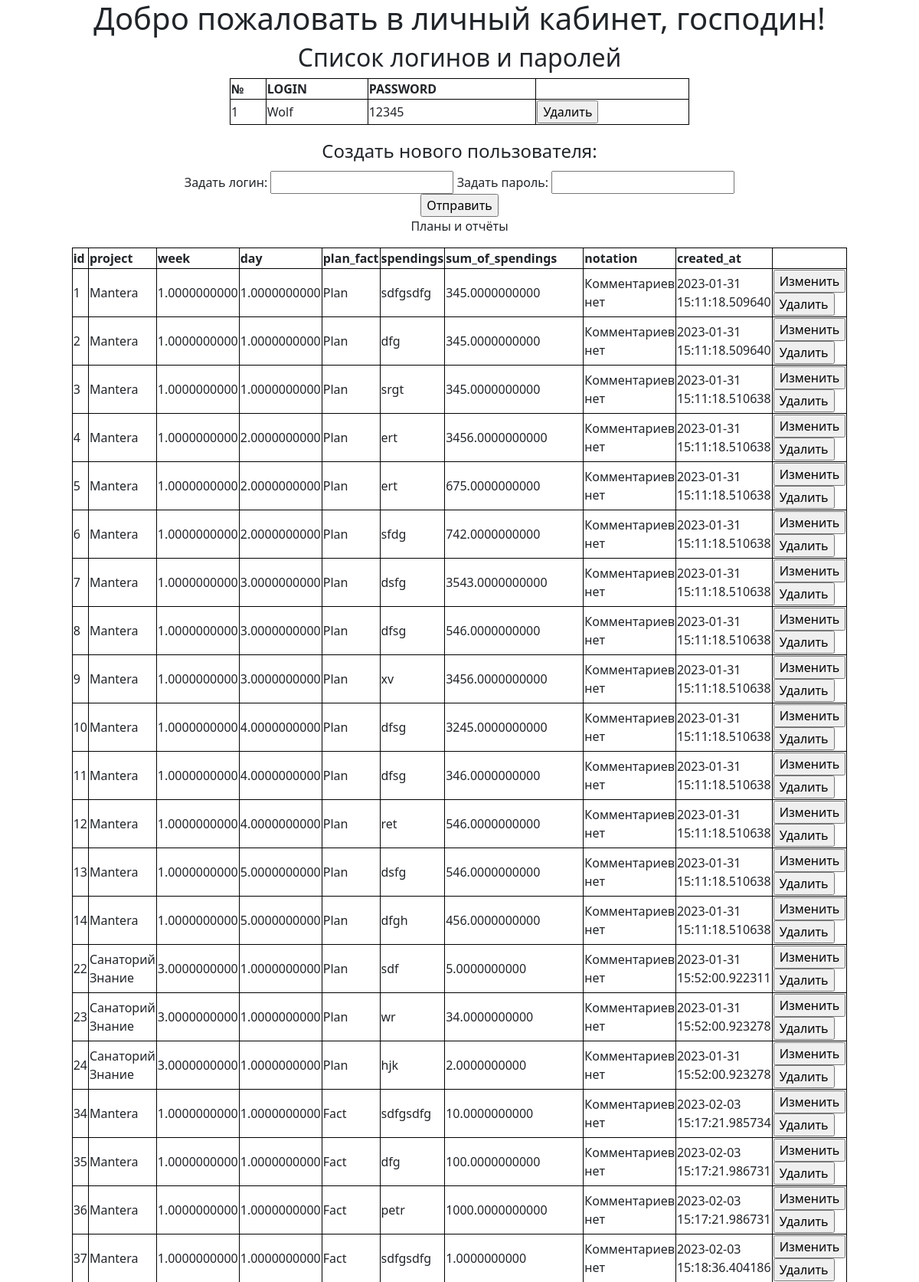
/manager (signed in, upper part), run on the app's committed database.
### models.py (models this page shows)
class LogPassContainer(db.Model, UserMixin):
    id = db.Column(db.Integer, primary_key=True)
    login = db.Column(db.String(120))
    password = db.Column(db.String(120))

class PlansAndReports(db.Model):
    id = db.Column(db.Integer, primary_key=True)
    project = db.Column(db.String(120)) # либо номерной id?
    week = db.Column(db.Numeric)
    day = db.Column(db.Numeric)
    plan_fact = db.Column(db.String(4)) # Либо номерной id? Либо True|False?
    spendings = db.Column(db.String(120))
    sum_of_spendings = db.Column(db.Numeric)
    notation = db.Column(db.String(120), default='Комментариев нет')
    created_at = db.Column(db.DateTime, default=datetime.utcnow)

### controller.py (the view)
@app.route('/manager', methods=['GET', 'POST'])
@login_required
def manager():
    user_data = LogPassContainer.query.all()
    main_data = PlansAndReports.query.all()
    if request.method == 'GET':
        return render_template('manager.html', user_data=user_data, main_data=main_data)

### controller.py (called while the page is built)
@app.after_request
def redirect_to_sign(response):
    if response.status_code == 401:
        return redirect(url_for('auth'))
    return response

### models.py (called while the page is built)
@login_manager.user_loader
def load_user(user_id):
    return LogPassContainer.query.get(user_id)

### templates/manager.html (shortened to what this page needs)
<!DOCTYPE html>
<html lang="ru">
<head>
    <link href="https://cdn.jsdelivr.net/npm/bootstrap@5.0.2/dist/css/bootstrap.min.css" rel="stylesheet">
</head>
<body>
<center>
<h1>Добро пожаловать в личный кабинет, господин!</h1>
<h2>Список логинов и паролей</h2>
<table style="width:50%">
  <tr>
    <th>№</th>
    <th>LOGIN</th>
    <th>PASSWORD</th>
  </tr>
  {%for i in user_data%}
    <tr>
    <td>{{i.id}}</td>
    <td>{{i.login}}</td>
    <td>{{i.password}}</td>
        <td><form method="post" action="{{ url_for('delete_login') }}"><input type="hidden" name="id" value="{{i.id}}">
            <input type="submit" value="Удалить"></form></td>
  </tr>
    {%endfor%}
</table>
<form method="post" action="{{ url_for('create_logins') }}">
   <legend>Создать нового пользователя:</legend>
  <label for="login">Задать логин:</label>
  <input type="text" id="login" name="login">
  <label for="password">Задать пароль:</label>
  <input type="text" id="password" name="password">
    <br>
  <input type="submit" value="Отправить">
</form>
<p>Планы и отчёты</p>
<table style="width:50%">
  <tr>
    <th>id</th>
    <th>project</th>
    <th>week</th>
    <th>day</th>
    <th>plan_fact</th>
    <th>spendings</th>
    <th>sum_of_spendings</th>
    <th>notation</th>
    <th>created_at</th>
  </tr>
  {%for i in main_data%}
    <tr>
    <td>{{i.id}}</td>
    <td>{{i.project}}</td>
    <td>{{i.week}}</td>
    <td>{{i.day}}</td>
    <td>{{i.plan_fact}}</td>
    <td>{{i.spendings}}</td>
    <td>{{i.sum_of_spendings}}</td>
    <td>{{i.notation}}</td>
    <td>{{i.created_at}}</td>
        <td><form method="post" action="{{ url_for('edit_data') }}"><input type="hidden" name="id" value="{{i.id}}">
            <input type="submit" value="Изменить"></form>
            <form method="post" action="{{ url_for('delete_data') }}"><input type="hidden" name="id" value="{{i.id}}">
            <input type="submit" value="Удалить"></form></td>
  </tr>
    {%endfor%}
</table>
<br>
<br>
<br>
</center>
</body>
</html>

### templates/manager.html (style rules this page uses)
table, th, td { border:1px solid black; }

### data on the page
LogPassContainer: id "1", login "Wolf", password "12345"
PlansAndReports: id "1", project "Mantera", week "1.0000000000", day "1.0000000000", plan_fact "Plan", spendings "sdfgsdfg", sum_of_spendings "345.0000000000", notation "Комментариев нет", created_at "2023-01-31 15:11:18.509640"
PlansAndReports: id "2", project "Mantera", week "1.0000000000", day "1.0000000000", plan_fact "Plan", spendings "dfg", sum_of_spendings "345.0000000000", notation "Комментариев нет", created_at "2023-01-31 15:11:18.509640"
PlansAndReports: id "3", project "Mantera", week "1.0000000000", day "1.0000000000", plan_fact "Plan", spendings "srgt", sum_of_spendings "345.0000000000", notation "Комментариев нет", created_at "2023-01-31 15:11:18.510638"
PlansAndReports: id "4", project "Mantera", week "1.0000000000", day "2.0000000000", plan_fact "Plan", spendings "ert", sum_of_spendings "3456.0000000000", notation "Комментариев нет", created_at "2023-01-31 15:11:18.510638"
PlansAndReports: id "5", project "Mantera", week "1.0000000000", day "2.0000000000", plan_fact "Plan", spendings "ert", sum_of_spendings "675.0000000000", notation "Комментариев нет", created_at "2023-01-31 15:11:18.510638"
PlansAndReports: id "6", project "Mantera", week "1.0000000000", day "2.0000000000", plan_fact "Plan", spendings "sfdg", sum_of_spendings "742.0000000000", notation "Комментариев нет", created_at "2023-01-31 15:11:18.510638"
PlansAndReports: id "7", project "Mantera", week "1.0000000000", day "3.0000000000", plan_fact "Plan", spendings "dsfg", sum_of_spendings "3543.0000000000", notation "Комментариев нет", created_at "2023-01-31 15:11:18.510638"
PlansAndReports: id "8", project "Mantera", week "1.0000000000", day "3.0000000000", plan_fact "Plan", spendings "dfsg", sum_of_spendings "546.0000000000", notation "Комментариев нет", created_at "2023-01-31 15:11:18.510638"
PlansAndReports: id "9", project "Mantera", week "1.0000000000", day "3.0000000000", plan_fact "Plan", spendings "xv", sum_of_spendings "3456.0000000000", notation "Комментариев нет", created_at "2023-01-31 15:11:18.510638"
PlansAndReports: id "10", project "Mantera", week "1.0000000000", day "4.0000000000", plan_fact "Plan", spendings "dfsg", sum_of_spendings "3245.0000000000", notation "Комментариев нет", created_at "2023-01-31 15:11:18.510638"
PlansAndReports: id "11", project "Mantera", week "1.0000000000", day "4.0000000000", plan_fact "Plan", spendings "dfsg", sum_of_spendings "346.0000000000", notation "Комментариев нет", created_at "2023-01-31 15:11:18.510638"
PlansAndReports: id "12", project "Mantera", week "1.0000000000", day "4.0000000000", plan_fact "Plan", spendings "ret", sum_of_spendings "546.0000000000", notation "Комментариев нет", created_at "2023-01-31 15:11:18.510638"
PlansAndReports: id "13", project "Mantera", week "1.0000000000", day "5.0000000000", plan_fact "Plan", spendings "dsfg", sum_of_spendings "546.0000000000", notation "Комментариев нет", created_at "2023-01-31 15:11:18.510638"
PlansAndReports: id "14", project "Mantera", week "1.0000000000", day "5.0000000000", plan_fact "Plan", spendings "dfgh", sum_of_spendings "456.0000000000", notation "Комментариев нет", created_at "2023-01-31 15:11:18.510638"
PlansAndReports: id "22", project "Санаторий Знание", week "3.0000000000", day "1.0000000000", plan_fact "Plan", spendings "sdf", sum_of_spendings "5.0000000000", notation "Комментариев нет", created_at "2023-01-31 15:52:00.922311"
PlansAndReports: id "23", project "Санаторий Знание", week "3.0000000000", day "1.0000000000", plan_fact "Plan", spendings "wr", sum_of_spendings "34.0000000000", notation "Комментариев нет", created_at "2023-01-31 15:52:00.923278"
PlansAndReports: id "24", project "Санаторий Знание", week "3.0000000000", day "1.0000000000", plan_fact "Plan", spendings "hjk", sum_of_spendings "2.0000000000", notation "Комментариев нет", created_at "2023-01-31 15:52:00.923278"
PlansAndReports: id "34", project "Mantera", week "1.0000000000", day "1.0000000000", plan_fact "Fact", spendings "sdfgsdfg", sum_of_spendings "10.0000000000", notation "Комментариев нет", created_at "2023-02-03 15:17:21.985734"
PlansAndReports: id "35", project "Mantera", week "1.0000000000", day "1.0000000000", plan_fact "Fact", spendings "dfg", sum_of_spendings "100.0000000000", notation "Комментариев нет", created_at "2023-02-03 15:17:21.986731"
PlansAndReports: id "36", project "Mantera", week "1.0000000000", day "1.0000000000", plan_fact "Fact", spendings "petr", sum_of_spendings "1000.0000000000", notation "Комментариев нет", created_at "2023-02-03 15:17:21.986731"
PlansAndReports: id "37", project "Mantera", week "1.0000000000", day "1.0000000000", plan_fact "Fact", spendings "sdfgsdfg", sum_of_spendings "1.0000000000", notation "Комментариев нет", created_at "2023-02-03 15:18:36.404186"
